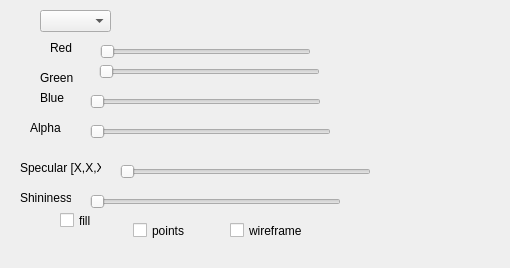
<?xml version="1.0" encoding="UTF-8"?>
<ui version="4.0">
 <class>MyWidget</class>
 <widget class="QWidget" name="MyWidget">
  <property name="geometry">
   <rect>
    <x>0</x>
    <y>0</y>
    <width>510</width>
    <height>268</height>
   </rect>
  </property>
  <property name="windowTitle">
   <string>Form</string>
  </property>
  <widget class="QLabel" name="label">
   <property name="geometry">
    <rect>
     <x>50</x>
     <y>40</y>
     <width>44</width>
     <height>16</height>
    </rect>
   </property>
   <property name="text">
    <string>Red</string>
   </property>
  </widget>
  <widget class="QLabel" name="label_2">
   <property name="geometry">
    <rect>
     <x>40</x>
     <y>90</y>
     <width>44</width>
     <height>16</height>
    </rect>
   </property>
   <property name="text">
    <string>Blue</string>
   </property>
  </widget>
  <widget class="QLabel" name="label_3">
   <property name="geometry">
    <rect>
     <x>40</x>
     <y>70</y>
     <width>44</width>
     <height>16</height>
    </rect>
   </property>
   <property name="text">
    <string>Green</string>
   </property>
  </widget>
  <widget class="QCheckBox" name="fill">
   <property name="geometry">
    <rect>
     <x>60</x>
     <y>210</y>
     <width>74</width>
     <height>21</height>
    </rect>
   </property>
   <property name="text">
    <string>fill</string>
   </property>
  </widget>
  <widget class="QCheckBox" name="points">
   <property name="geometry">
    <rect>
     <x>133</x>
     <y>220</y>
     <width>71</width>
     <height>21</height>
    </rect>
   </property>
   <property name="text">
    <string>points</string>
   </property>
  </widget>
  <widget class="QCheckBox" name="wireframe">
   <property name="geometry">
    <rect>
     <x>230</x>
     <y>220</y>
     <width>74</width>
     <height>21</height>
    </rect>
   </property>
   <property name="text">
    <string>wireframe</string>
   </property>
  </widget>
  <widget class="QLabel" name="label_4">
   <property name="geometry">
    <rect>
     <x>30</x>
     <y>120</y>
     <width>44</width>
     <height>16</height>
    </rect>
   </property>
   <property name="text">
    <string>Alpha</string>
   </property>
  </widget>
  <widget class="QSlider" name="shininess">
   <property name="geometry">
    <rect>
     <x>90</x>
     <y>190</y>
     <width>251</width>
     <height>23</height>
    </rect>
   </property>
   <property name="maximum">
    <number>1280</number>
   </property>
   <property name="orientation">
    <enum>Qt::Horizontal</enum>
   </property>
  </widget>
  <widget class="QSlider" name="red">
   <property name="geometry">
    <rect>
     <x>100</x>
     <y>40</y>
     <width>211</width>
     <height>23</height>
    </rect>
   </property>
   <property name="maximum">
    <number>1000</number>
   </property>
   <property name="orientation">
    <enum>Qt::Horizontal</enum>
   </property>
  </widget>
  <widget class="QSlider" name="green">
   <property name="geometry">
    <rect>
     <x>99</x>
     <y>60</y>
     <width>221</width>
     <height>23</height>
    </rect>
   </property>
   <property name="maximum">
    <number>1000</number>
   </property>
   <property name="orientation">
    <enum>Qt::Horizontal</enum>
   </property>
  </widget>
  <widget class="QSlider" name="blue">
   <property name="geometry">
    <rect>
     <x>90</x>
     <y>90</y>
     <width>231</width>
     <height>23</height>
    </rect>
   </property>
   <property name="maximum">
    <number>1000</number>
   </property>
   <property name="orientation">
    <enum>Qt::Horizontal</enum>
   </property>
  </widget>
  <widget class="QSlider" name="alpha">
   <property name="geometry">
    <rect>
     <x>90</x>
     <y>120</y>
     <width>241</width>
     <height>23</height>
    </rect>
   </property>
   <property name="maximum">
    <number>1000</number>
   </property>
   <property name="orientation">
    <enum>Qt::Horizontal</enum>
   </property>
  </widget>
  <widget class="QLabel" name="label_5">
   <property name="geometry">
    <rect>
     <x>20</x>
     <y>190</y>
     <width>51</width>
     <height>16</height>
    </rect>
   </property>
   <property name="text">
    <string>Shininess</string>
   </property>
  </widget>
  <widget class="QLabel" name="label_6">
   <property name="geometry">
    <rect>
     <x>20</x>
     <y>160</y>
     <width>81</width>
     <height>16</height>
    </rect>
   </property>
   <property name="text">
    <string>Specular [X,X,X]</string>
   </property>
  </widget>
  <widget class="QSlider" name="specular">
   <property name="geometry">
    <rect>
     <x>120</x>
     <y>160</y>
     <width>251</width>
     <height>23</height>
    </rect>
   </property>
   <property name="maximum">
    <number>1000</number>
   </property>
   <property name="orientation">
    <enum>Qt::Horizontal</enum>
   </property>
  </widget>
  <widget class="QComboBox" name="combo">
   <property name="geometry">
    <rect>
     <x>40</x>
     <y>10</y>
     <width>71</width>
     <height>22</height>
    </rect>
   </property>
  </widget>
 </widget>
 <resources/>
 <connections/>
</ui>
